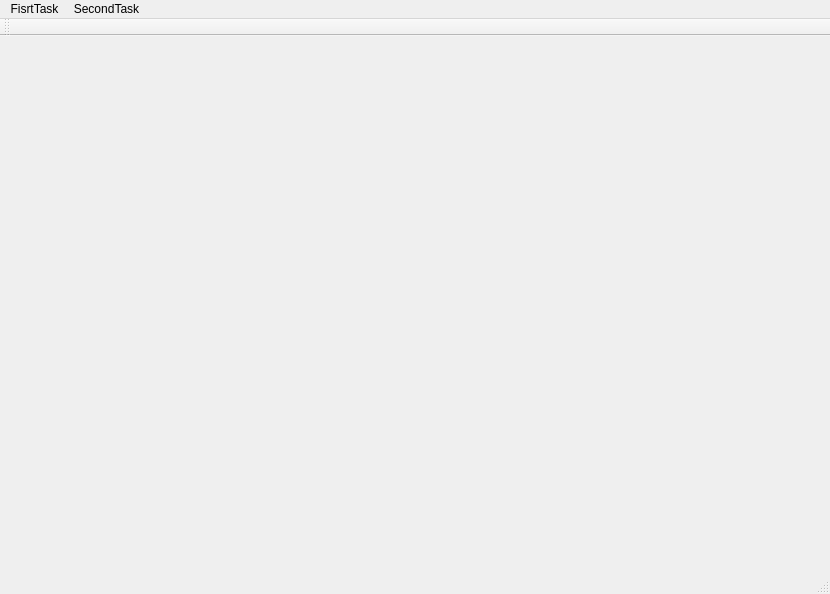
<?xml version="1.0" encoding="UTF-8"?>
<ui version="4.0">
 <class>MainWindow</class>
 <widget class="QMainWindow" name="MainWindow">
  <property name="geometry">
   <rect>
    <x>0</x>
    <y>0</y>
    <width>830</width>
    <height>594</height>
   </rect>
  </property>
  <property name="windowTitle">
   <string>TinyGIS</string>
  </property>
  <widget class="QWidget" name="centralWidget">
   <layout class="QGridLayout" name="gridLayout"/>
  </widget>
  <widget class="QToolBar" name="mainToolBar">
   <attribute name="toolBarArea">
    <enum>TopToolBarArea</enum>
   </attribute>
   <attribute name="toolBarBreak">
    <bool>false</bool>
   </attribute>
  </widget>
  <widget class="QStatusBar" name="statusBar"/>
  <widget class="QMenuBar" name="menuBar">
   <property name="geometry">
    <rect>
     <x>0</x>
     <y>0</y>
     <width>830</width>
     <height>23</height>
    </rect>
   </property>
   <widget class="QMenu" name="menuFile">
    <property name="title">
     <string>FisrtTask</string>
    </property>
    <addaction name="actionLoadFile"/>
    <addaction name="actionGenerateRoute"/>
   </widget>
   <widget class="QMenu" name="menuDisplay">
    <property name="title">
     <string>SecondTask</string>
    </property>
    <addaction name="actionRouteA"/>
   </widget>
   <addaction name="menuFile"/>
   <addaction name="menuDisplay"/>
  </widget>
  <action name="actionLoadFile">
   <property name="text">
    <string>LoadFile</string>
   </property>
  </action>
  <action name="actionRouteA">
   <property name="text">
    <string>RouteA</string>
   </property>
  </action>
  <action name="actionGenerateRoute">
   <property name="text">
    <string>GenerateRoute</string>
   </property>
  </action>
 </widget>
 <layoutdefault spacing="6" margin="11"/>
 <resources/>
 <connections/>
</ui>
